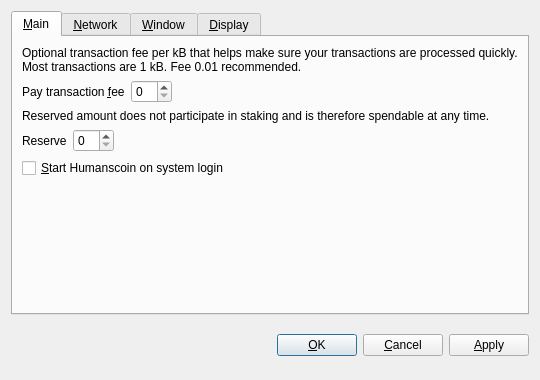
<?xml version="1.0" encoding="UTF-8"?>
<ui version="4.0">
 <class>OptionsDialog</class>
 <widget class="QDialog" name="OptionsDialog">
  <property name="geometry">
   <rect>
    <x>0</x>
    <y>0</y>
    <width>540</width>
    <height>380</height>
   </rect>
  </property>
  <property name="windowTitle">
   <string>Options</string>
  </property>
  <property name="modal">
   <bool>true</bool>
  </property>
  <layout class="QVBoxLayout" name="verticalLayout">
   <item>
    <widget class="QTabWidget" name="tabWidget">
     <property name="tabPosition">
      <enum>QTabWidget::North</enum>
     </property>
     <property name="currentIndex">
      <number>0</number>
     </property>
     <widget class="QWidget" name="tabMain">
      <attribute name="title">
       <string>&amp;Main</string>
      </attribute>
      <layout class="QVBoxLayout" name="verticalLayout_Main">
       <item>
        <widget class="QLabel" name="transactionFeeInfoLabel">
         <property name="text">
          <string>Optional transaction fee per kB that helps make sure your transactions are processed quickly. Most transactions are 1 kB. Fee 0.01 recommended.</string>
         </property>
         <property name="textFormat">
          <enum>Qt::PlainText</enum>
         </property>
         <property name="wordWrap">
          <bool>true</bool>
         </property>
        </widget>
       </item>
       <item>
        <layout class="QHBoxLayout" name="horizontalLayoutFee">
         <item>
          <widget class="QLabel" name="transactionFeeLabel">
           <property name="text">
            <string>Pay transaction &amp;fee</string>
           </property>
           <property name="textFormat">
            <enum>Qt::PlainText</enum>
           </property>
           <property name="buddy">
            <cstring>transactionFee</cstring>
           </property>
          </widget>
         </item>
         <item>
          <widget class="BitcoinAmountField" name="transactionFee"/>
         </item>
         <item>
          <spacer name="horizontalSpacerFee">
           <property name="orientation">
            <enum>Qt::Horizontal</enum>
           </property>
           <property name="sizeHint" stdset="0">
            <size>
             <width>40</width>
             <height>20</height>
            </size>
           </property>
          </spacer>
         </item>
        </layout>
       </item>
       <item>
        <widget class="QLabel" name="reserveBalanceInfoLabel">
         <property name="text">
          <string>Reserved amount does not participate in staking and is therefore spendable at any time.</string>
         </property>
         <property name="textFormat">
          <enum>Qt::PlainText</enum>
         </property>
         <property name="wordWrap">
          <bool>true</bool>
         </property>
        </widget>
       </item>
       <item>
        <layout class="QHBoxLayout" name="horizontalLayoutReserveBalance">
         <item>
          <widget class="QLabel" name="reserveBalanceLabel">
           <property name="text">
            <string>Reserve</string>
           </property>
           <property name="textFormat">
            <enum>Qt::PlainText</enum>
           </property>
           <property name="buddy">
            <cstring>reserveBalance</cstring>
           </property>
          </widget>
         </item>
         <item>
          <widget class="BitcoinAmountField" name="reserveBalance"/>
         </item>
         <item>
          <spacer name="horizontalSpacerReserveBalance">
           <property name="orientation">
            <enum>Qt::Horizontal</enum>
           </property>
           <property name="sizeHint" stdset="0">
            <size>
             <width>40</width>
             <height>20</height>
            </size>
           </property>
          </spacer>
         </item>
        </layout>
       </item>
       <item>
        <widget class="QCheckBox" name="bitcoinAtStartup">
         <property name="toolTip">
          <string>Automatically start Humanscoin after logging in to the system.</string>
         </property>
         <property name="text">
          <string>&amp;Start Humanscoin on system login</string>
         </property>
        </widget>
       </item>
       <item>
        <spacer name="verticalSpacer_Main">
         <property name="orientation">
          <enum>Qt::Vertical</enum>
         </property>
         <property name="sizeHint" stdset="0">
          <size>
           <width>20</width>
           <height>40</height>
          </size>
         </property>
        </spacer>
       </item>
      </layout>
     </widget>
     <widget class="QWidget" name="tabNetwork">
      <attribute name="title">
       <string>&amp;Network</string>
      </attribute>
      <layout class="QVBoxLayout" name="verticalLayout_Network">
       <item>
        <widget class="QCheckBox" name="mapPortUpnp">
         <property name="toolTip">
          <string>Automatically open the Humanscoin client port on the router. This only works when your router supports UPnP and it is enabled.</string>
         </property>
         <property name="text">
          <string>Map port using &amp;UPnP</string>
         </property>
        </widget>
       </item>
       <item>
        <widget class="QCheckBox" name="connectSocks">
         <property name="toolTip">
          <string>Connect to the Humanscoin network through a SOCKS proxy (e.g. when connecting through Tor).</string>
         </property>
         <property name="text">
          <string>&amp;Connect through SOCKS proxy:</string>
         </property>
        </widget>
       </item>
       <item>
        <layout class="QHBoxLayout" name="horizontalLayout_Network">
         <item>
          <widget class="QLabel" name="proxyIpLabel">
           <property name="text">
            <string>Proxy &amp;IP:</string>
           </property>
           <property name="textFormat">
            <enum>Qt::PlainText</enum>
           </property>
           <property name="buddy">
            <cstring>proxyIp</cstring>
           </property>
          </widget>
         </item>
         <item>
          <widget class="QValidatedLineEdit" name="proxyIp">
           <property name="maximumSize">
            <size>
             <width>140</width>
             <height>16777215</height>
            </size>
           </property>
           <property name="toolTip">
            <string>IP address of the proxy (e.g. 127.0.0.1)</string>
           </property>
          </widget>
         </item>
         <item>
          <widget class="QLabel" name="proxyPortLabel">
           <property name="text">
            <string>&amp;Port:</string>
           </property>
           <property name="textFormat">
            <enum>Qt::PlainText</enum>
           </property>
           <property name="buddy">
            <cstring>proxyPort</cstring>
           </property>
          </widget>
         </item>
         <item>
          <widget class="QLineEdit" name="proxyPort">
           <property name="maximumSize">
            <size>
             <width>55</width>
             <height>16777215</height>
            </size>
           </property>
           <property name="toolTip">
            <string>Port of the proxy (e.g. 9050)</string>
           </property>
          </widget>
         </item>
         <item>
          <widget class="QLabel" name="socksVersionLabel">
           <property name="text">
            <string>SOCKS &amp;Version:</string>
           </property>
           <property name="textFormat">
            <enum>Qt::PlainText</enum>
           </property>
           <property name="buddy">
            <cstring>socksVersion</cstring>
           </property>
          </widget>
         </item>
         <item>
          <widget class="QValueComboBox" name="socksVersion">
           <property name="toolTip">
            <string>SOCKS version of the proxy (e.g. 5)</string>
           </property>
          </widget>
         </item>
         <item>
          <spacer name="horizontalSpacer_Network">
           <property name="orientation">
            <enum>Qt::Horizontal</enum>
           </property>
           <property name="sizeHint" stdset="0">
            <size>
             <width>40</width>
             <height>20</height>
            </size>
           </property>
          </spacer>
         </item>
        </layout>
       </item>
       <item>
        <spacer name="verticalSpacer_Network">
         <property name="orientation">
          <enum>Qt::Vertical</enum>
         </property>
         <property name="sizeHint" stdset="0">
          <size>
           <width>20</width>
           <height>40</height>
          </size>
         </property>
        </spacer>
       </item>
      </layout>
     </widget>
     <widget class="QWidget" name="tabWindow">
      <attribute name="title">
       <string>&amp;Window</string>
      </attribute>
      <layout class="QVBoxLayout" name="verticalLayout_Window">
       <item>
        <widget class="QCheckBox" name="minimizeToTray">
         <property name="toolTip">
          <string>Show only a tray icon after minimizing the window.</string>
         </property>
         <property name="text">
          <string>&amp;Minimize to the tray instead of the taskbar</string>
         </property>
        </widget>
       </item>
       <item>
        <widget class="QCheckBox" name="minimizeOnClose">
         <property name="toolTip">
          <string>Minimize instead of exit the application when the window is closed. When this option is enabled, the application will be closed only after selecting Quit in the menu.</string>
         </property>
         <property name="text">
          <string>M&amp;inimize on close</string>
         </property>
        </widget>
       </item>
       <item>
        <spacer name="verticalSpacer_Window">
         <property name="orientation">
          <enum>Qt::Vertical</enum>
         </property>
         <property name="sizeHint" stdset="0">
          <size>
           <width>20</width>
           <height>40</height>
          </size>
         </property>
        </spacer>
       </item>
      </layout>
     </widget>
     <widget class="QWidget" name="tabDisplay">
      <attribute name="title">
       <string>&amp;Display</string>
      </attribute>
      <layout class="QVBoxLayout" name="verticalLayout_Display">
       <item>
        <layout class="QHBoxLayout" name="horizontalLayout_1_Display">
         <item>
          <widget class="QLabel" name="langLabel">
           <property name="text">
            <string>User Interface &amp;language:</string>
           </property>
           <property name="textFormat">
            <enum>Qt::PlainText</enum>
           </property>
           <property name="buddy">
            <cstring>lang</cstring>
           </property>
          </widget>
         </item>
         <item>
          <widget class="QValueComboBox" name="lang">
           <property name="toolTip">
            <string>The user interface language can be set here. This setting will take effect after restarting Humanscoin.</string>
           </property>
          </widget>
         </item>
        </layout>
       </item>
       <item>
        <layout class="QHBoxLayout" name="horizontalLayout_2_Display">
         <item>
          <widget class="QLabel" name="unitLabel">
           <property name="text">
            <string>&amp;Unit to show amounts in:</string>
           </property>
           <property name="textFormat">
            <enum>Qt::PlainText</enum>
           </property>
           <property name="buddy">
            <cstring>unit</cstring>
           </property>
          </widget>
         </item>
         <item>
          <widget class="QValueComboBox" name="unit">
           <property name="toolTip">
            <string>Choose the default subdivision unit to show in the interface and when sending coins.</string>
           </property>
          </widget>
         </item>
        </layout>
       </item>
       <item>
        <widget class="QCheckBox" name="displayAddresses">
         <property name="toolTip">
          <string>Whether to show Humanscoin addresses in the transaction list or not.</string>
         </property>
         <property name="text">
          <string>&amp;Display addresses in transaction list</string>
         </property>
        </widget>
       </item>
       <item>
        <widget class="QCheckBox" name="coinControlFeatures">
         <property name="toolTip">
          <string>Whether to show coin control features or not.</string>
         </property>
         <property name="text">
          <string>Display coin &amp;control features (experts only!)</string>
         </property>
        </widget>
       </item>
       <item>
        <spacer name="verticalSpacer_Display">
         <property name="orientation">
          <enum>Qt::Vertical</enum>
         </property>
         <property name="sizeHint" stdset="0">
          <size>
           <width>20</width>
           <height>40</height>
          </size>
         </property>
        </spacer>
       </item>
      </layout>
     </widget>
    </widget>
   </item>
   <item>
    <layout class="QHBoxLayout" name="horizontalLayout_Buttons">
     <item>
      <spacer name="horizontalSpacer_1">
       <property name="orientation">
        <enum>Qt::Horizontal</enum>
       </property>
       <property name="sizeHint" stdset="0">
        <size>
         <width>40</width>
         <height>48</height>
        </size>
       </property>
      </spacer>
     </item>
     <item>
      <widget class="QLabel" name="statusLabel">
       <property name="font">
        <font>
         <weight>75</weight>
         <bold>true</bold>
        </font>
       </property>
       <property name="text">
        <string/>
       </property>
       <property name="textFormat">
        <enum>Qt::PlainText</enum>
       </property>
       <property name="wordWrap">
        <bool>true</bool>
       </property>
      </widget>
     </item>
     <item>
      <spacer name="horizontalSpacer_2">
       <property name="orientation">
        <enum>Qt::Horizontal</enum>
       </property>
       <property name="sizeHint" stdset="0">
        <size>
         <width>40</width>
         <height>48</height>
        </size>
       </property>
      </spacer>
     </item>
     <item>
      <widget class="QPushButton" name="okButton">
       <property name="text">
        <string>&amp;OK</string>
       </property>
      </widget>
     </item>
     <item>
      <widget class="QPushButton" name="cancelButton">
       <property name="text">
        <string>&amp;Cancel</string>
       </property>
       <property name="autoDefault">
        <bool>false</bool>
       </property>
      </widget>
     </item>
     <item>
      <widget class="QPushButton" name="applyButton">
       <property name="text">
        <string>&amp;Apply</string>
       </property>
       <property name="autoDefault">
        <bool>false</bool>
       </property>
      </widget>
     </item>
    </layout>
   </item>
  </layout>
 </widget>
 <customwidgets>
  <customwidget>
   <class>BitcoinAmountField</class>
   <extends>QSpinBox</extends>
   <header>bitcoinamountfield.h</header>
  </customwidget>
  <customwidget>
   <class>QValueComboBox</class>
   <extends>QComboBox</extends>
   <header>qvaluecombobox.h</header>
  </customwidget>
  <customwidget>
   <class>QValidatedLineEdit</class>
   <extends>QLineEdit</extends>
   <header>qvalidatedlineedit.h</header>
  </customwidget>
 </customwidgets>
 <resources/>
 <connections/>
</ui>
